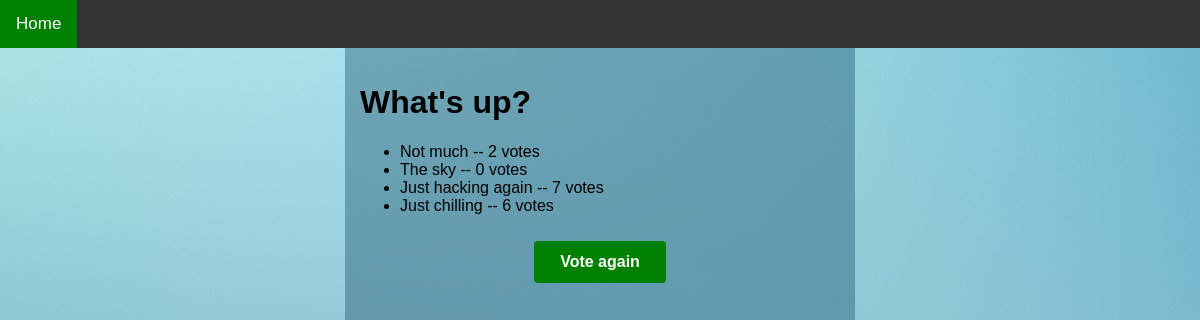
/1/results/, run on an earlier commit of the app's database.
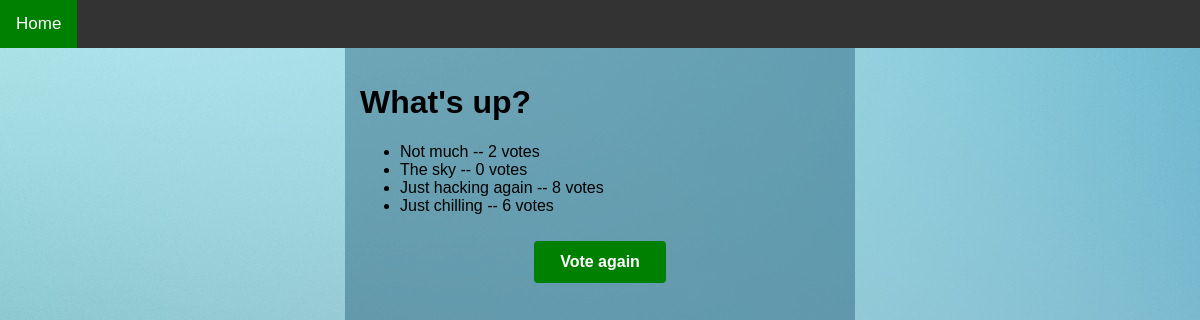
And on a later commit of the database.
### main/models.py (models this page shows, shortened)
class Choice(models.Model):
    question = models.ForeignKey(Question, on_delete=models.CASCADE)
    choice_text = models.CharField(max_length=200)
    votes = models.IntegerField(default=0)

### main/views.py (the view)
# urls.py: path("<int:question_id>/results/", views.results, name="results"),
def results(request, question_id):
    question = get_object_or_404(Question, pk=question_id)
    return render(request, "main/results.html", {"question": question})

### main/templates/main/results.html
{% extends "main/base.html" %}
{% block content %}
    <h1>{{ question.question_text }}</h1>
    <ul>
    {% for choice in question.choice_set.all %}
        <li>{{ choice.choice_text }} -- {{ choice.votes }} vote{{ choice.votes|pluralize }}</li>
    {% endfor %}
    </ul>
    <div class="form-btn"><a class="btn" href="{% url 'main:detail' question.id %}">Vote again</a></div>
{% endblock content %}

What changed in the data, as far as the page shows it:
changed Choice "Just hacking again": votes "7" → "8"
